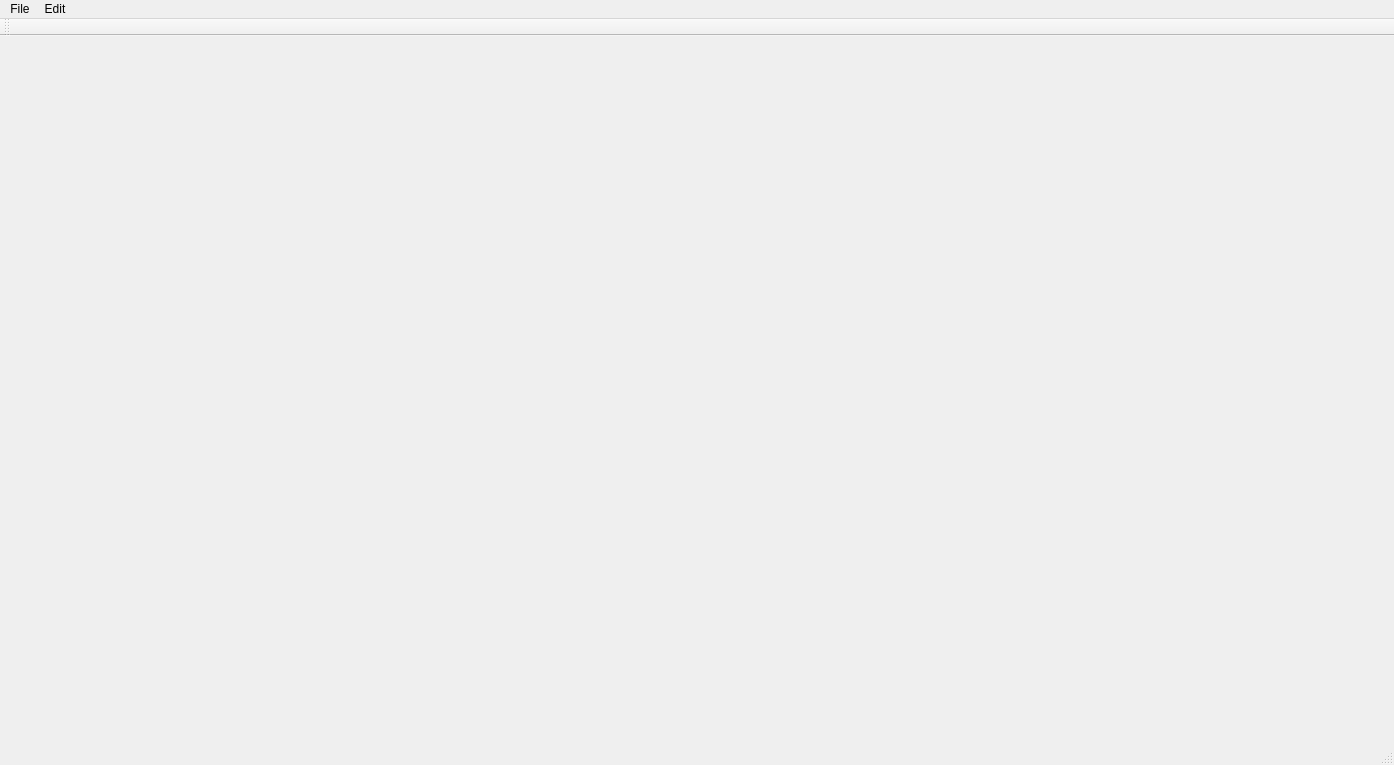
<?xml version="1.0" encoding="UTF-8"?>
<ui version="4.0">
 <class>MainWindow</class>
 <widget class="QMainWindow" name="MainWindow">
  <property name="geometry">
   <rect>
    <x>0</x>
    <y>0</y>
    <width>1394</width>
    <height>765</height>
   </rect>
  </property>
  <property name="windowTitle">
   <string>MainWindow</string>
  </property>
  <widget class="QWidget" name="centralWidget">
   <widget class="QLabel" name="image1">
    <property name="geometry">
     <rect>
      <x>100</x>
      <y>40</y>
      <width>1201</width>
      <height>371</height>
     </rect>
    </property>
    <property name="text">
     <string/>
    </property>
   </widget>
  </widget>
  <widget class="QMenuBar" name="menuBar">
   <property name="geometry">
    <rect>
     <x>0</x>
     <y>0</y>
     <width>1394</width>
     <height>20</height>
    </rect>
   </property>
   <widget class="QMenu" name="menuFile">
    <property name="title">
     <string>File</string>
    </property>
    <addaction name="actionOpen"/>
    <addaction name="actionSave"/>
   </widget>
   <widget class="QMenu" name="menuEdit">
    <property name="title">
     <string>Edit</string>
    </property>
    <addaction name="actionEqual_Filter"/>
    <addaction name="actionPixelate_Filter"/>
    <addaction name="actionMedian_Filter"/>
    <addaction name="actionGrayscale"/>
    <addaction name="actionContrast"/>
    <addaction name="actionGaussian_Blur"/>
   </widget>
   <addaction name="menuFile"/>
   <addaction name="menuEdit"/>
  </widget>
  <widget class="QToolBar" name="mainToolBar">
   <attribute name="toolBarArea">
    <enum>TopToolBarArea</enum>
   </attribute>
   <attribute name="toolBarBreak">
    <bool>false</bool>
   </attribute>
  </widget>
  <widget class="QStatusBar" name="statusBar"/>
  <action name="actionOpen">
   <property name="text">
    <string>Open</string>
   </property>
  </action>
  <action name="actionEqual_Filter">
   <property name="text">
    <string>Equal Filter</string>
   </property>
  </action>
  <action name="actionPixelate_Filter">
   <property name="text">
    <string>Pixelate Filter</string>
   </property>
  </action>
  <action name="actionMedian_Filter">
   <property name="text">
    <string>Median Filter</string>
   </property>
  </action>
  <action name="actionGrayscale">
   <property name="text">
    <string>Grayscale</string>
   </property>
  </action>
  <action name="actionSave">
   <property name="text">
    <string>Save</string>
   </property>
  </action>
  <action name="actionContrast">
   <property name="text">
    <string>Contrast</string>
   </property>
  </action>
  <action name="actionGaussian_Blur">
   <property name="text">
    <string>Gaussian Blur</string>
   </property>
  </action>
 </widget>
 <layoutdefault spacing="6" margin="11"/>
 <resources/>
 <connections/>
</ui>
